Frame 1 (no input): blank canvas, image omitted
Frame 60 (no input): blank canvas, image omitted
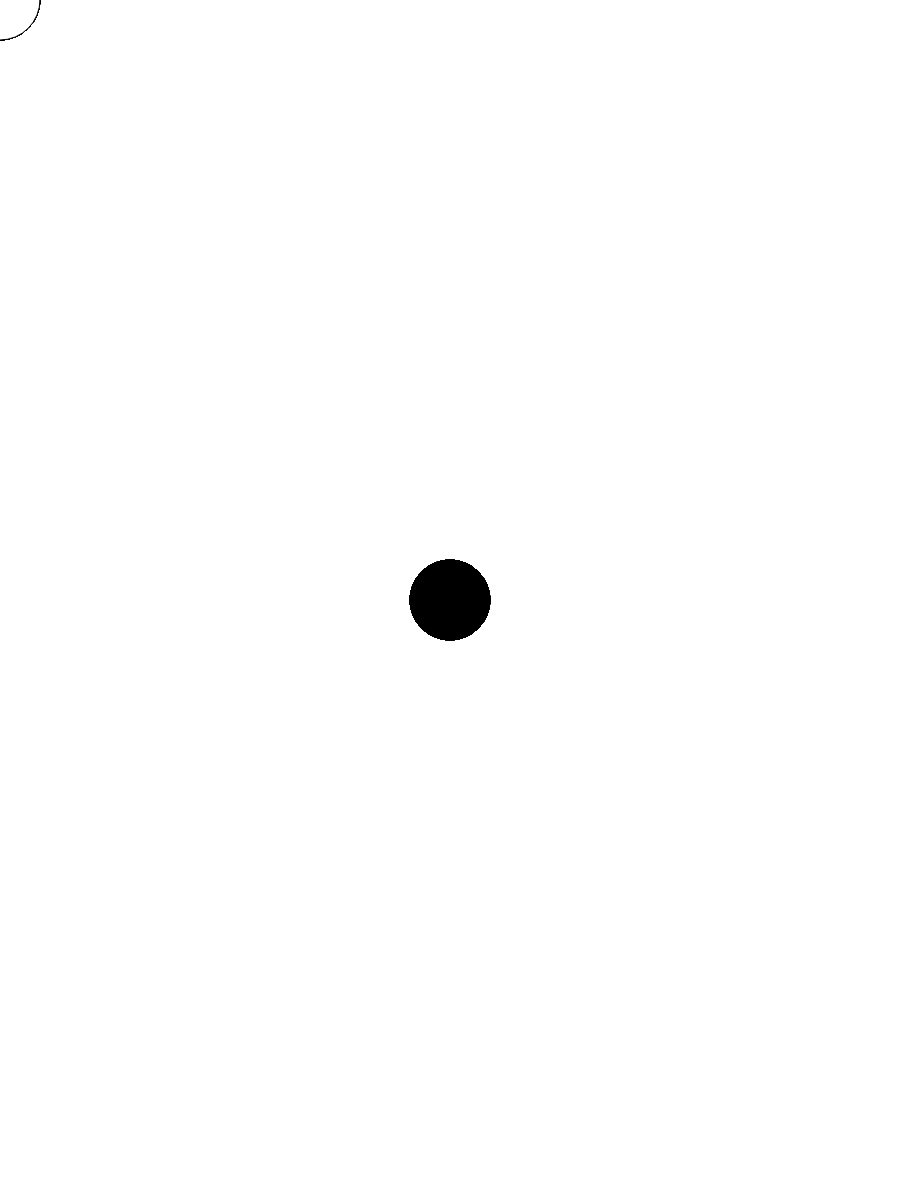
Frame 120 (the mouse pressed at the canvas centre since frame 60)

The p5.js sketch whose frames 1 and 60 were blank and that drew this single picture after the mouse press (run headless with seeded random() and noise() and a simulated clock; from frame 60 on, the mouse is pressed at the canvas centre):

// p5.js sketch
// ── sketch.js
function setup() {
  createCanvas(900, 1200);
}

function draw() {
  if (mouseIsPressed) {
      fill(0);
  } else {
      fill(255);
  }
    ellipse(mouseX, mouseY, 80, 80);
  }
